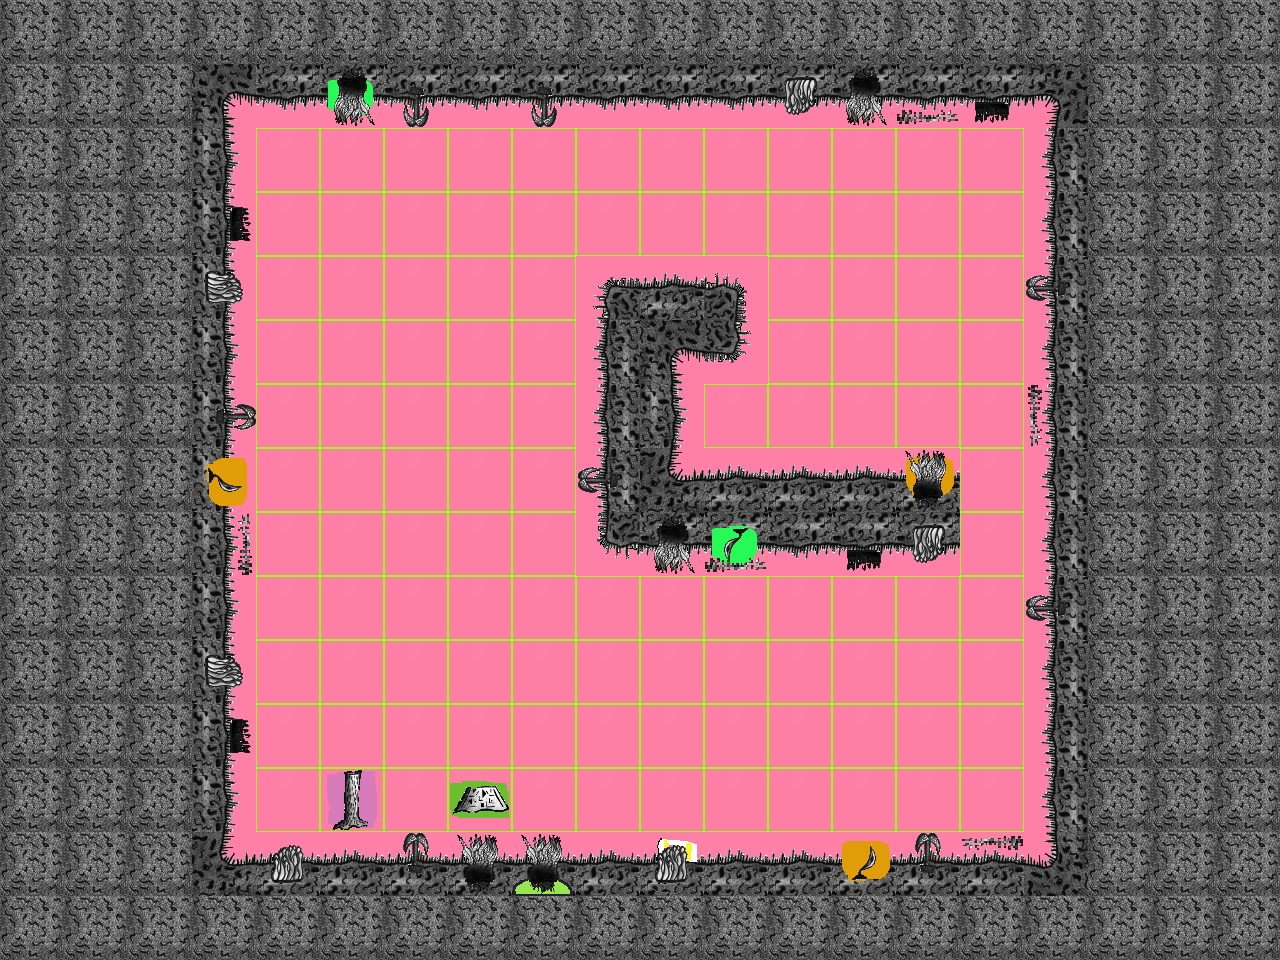

Rendered tile map (Tiled .tmx) drawn with the repository's tilesets; below, a short description and the full map source, tile grids included:
An orthogonal 20x15 tile map with 64x64 px tiles, 3 tile layers (Tiles, Ingredients, Decorations), 3 tilesets.

<map version="1.0" orientation="orthogonal" renderorder="right-down" width="20" height="15" tilewidth="64" tileheight="64" backgroundcolor="#ff80a6" nextobjectid="1">
 <tileset firstgid="1" source="../Tiles.tsx" />
 <tileset firstgid="51" source="../Ingredients.tsx" />
 <tileset firstgid="101" source="../Decorations.tsx" />
 <layer name="Tiles" width="20" height="15">
  <data encoding="csv">
13,13,13,13,13,13,13,13,13,13,13,13,13,13,13,13,13,13,13,13,
13,13,13,16,23,23,23,23,23,23,23,23,23,23,23,23,15,13,13,13,
13,13,13,14,1,1,1,1,1,1,1,1,1,1,1,1,12,13,13,13,
13,13,13,14,1,1,1,1,1,1,1,1,1,1,1,1,12,13,13,13,
13,13,13,14,1,1,1,1,1,2,3,4,1,1,1,1,12,13,13,13,
13,13,13,14,1,1,1,1,1,12,16,24,1,1,1,1,12,13,13,13,
13,13,13,14,1,1,1,1,1,12,14,1,1,1,1,1,12,13,13,13,
13,13,13,14,1,1,1,1,1,12,6,3,3,3,3,1,12,13,13,13,
13,13,13,14,1,1,1,1,1,22,23,23,23,23,23,1,12,13,13,13,
13,13,13,14,1,1,1,1,1,1,1,1,1,1,1,1,12,13,13,13,
13,13,13,14,1,1,1,1,1,1,1,1,1,1,1,1,12,13,13,13,
13,13,13,14,1,1,1,1,1,1,1,1,1,1,1,1,12,13,13,13,
13,13,13,14,1,1,1,1,1,1,1,1,1,1,1,1,12,13,13,13,
13,13,13,6,3,3,3,3,3,3,3,3,3,3,3,3,5,13,13,13,
13,13,13,13,13,13,13,13,13,13,13,13,13,13,13,13,13,13,13,13
</data>
 </layer>
 <layer name="Ingredients" width="20" height="15">
  <data encoding="csv">
0,0,0,0,0,0,0,0,0,0,0,0,0,0,0,0,0,0,0,0,
0,0,0,0,0,138,0,0,0,0,0,0,0,0,0,0,0,0,0,0,
0,0,0,0,0,0,0,0,0,0,0,0,0,0,0,0,0,0,0,0,
0,0,0,0,0,0,0,0,0,0,0,0,0,0,0,0,0,0,0,0,
0,0,0,0,0,0,0,0,0,0,0,0,0,0,0,0,0,0,0,0,
0,0,0,0,0,0,0,0,0,0,0,0,0,0,0,0,0,0,0,0,
0,0,0,0,0,0,0,0,0,0,0,0,0,0,0,0,0,0,0,0,
0,0,0,124,0,0,0,0,0,0,0,0,0,0,123,0,0,0,0,0,
0,0,0,0,0,0,0,0,0,0,0,138,0,0,0,0,0,0,0,0,
0,0,0,0,0,0,0,0,0,0,0,0,0,0,0,0,0,0,0,0,
0,0,0,0,0,0,0,0,0,0,0,0,0,0,0,0,0,0,0,0,
0,0,0,0,0,0,0,0,0,0,0,0,0,0,0,0,0,0,0,0,
0,0,0,0,0,57,0,58,0,0,0,0,0,0,0,0,0,0,0,0,
0,0,0,0,0,0,0,0,54,0,61,0,0,123,0,0,0,0,0,0,
0,0,0,0,0,0,0,0,0,0,0,0,0,0,0,0,0,0,0,0
</data>
 </layer>
 <layer name="Decorations" width="20" height="15">
  <data encoding="csv">
0,0,0,0,0,0,0,0,0,0,0,0,0,0,0,0,0,0,0,0,
0,0,0,0,0,112,118,0,118,0,0,0,116,112,120,114,0,0,0,0,
0,0,0,0,0,0,0,0,0,0,0,0,0,0,0,0,0,0,0,0,
0,0,0,104,0,0,0,0,0,0,0,0,0,0,0,0,0,0,0,0,
0,0,0,106,0,0,0,0,0,0,0,0,0,0,0,0,117,0,0,0,
0,0,0,0,0,0,0,0,0,0,0,0,0,0,0,0,0,0,0,0,
0,0,0,108,0,0,0,0,0,0,0,0,0,0,0,0,119,0,0,0,
0,0,0,0,0,0,0,0,0,117,0,0,0,0,101,0,0,0,0,0,
0,0,0,110,0,0,0,0,0,0,112,120,0,114,116,0,0,0,0,0,
0,0,0,0,0,0,0,0,0,0,0,0,0,0,0,0,117,0,0,0,
0,0,0,106,0,0,0,0,0,0,0,0,0,0,0,0,0,0,0,0,
0,0,0,104,0,0,0,0,0,0,0,0,0,0,0,0,0,0,0,0,
0,0,0,0,0,0,0,0,0,0,0,0,0,0,0,0,0,0,0,0,
0,0,0,0,105,0,107,101,101,0,105,0,0,0,107,109,0,0,0,0,
0,0,0,0,0,0,0,0,0,0,0,0,0,0,0,0,0,0,0,0
</data>
 </layer>
</map>
